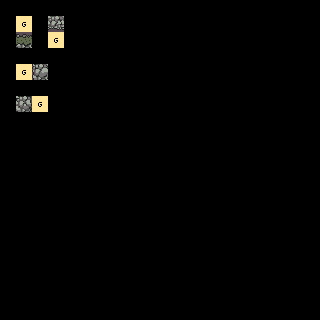

Below is a game level as drawn by its tile map, then a one-line description and the .tmx that defines it (tile-layer data replaced by summaries):
An orthogonal 20x20 tile map with 16x16 px tiles, 3 tile layers (regions, input_raw, output_tiles).

<map version="1.0" orientation="orthogonal" width="20" height="20" tilewidth="16" tileheight="16">
 <tileset firstgid="1" name="tiles.fw" tilewidth="16" tileheight="16">
  <image source="tiles.fw.png" width="256" height="256" />
 </tileset>
 <layer name="regions" width="20" height="20">
  <data>[400 cells, 8 non-empty, 1 distinct tile ids]</data>
 </layer>
 <layer name="input_raw" width="20" height="20">
  <data>[400 cells, 8 non-empty, 2 distinct tile ids]</data>
 </layer>
 <layer name="output_tiles" width="20" height="20">
  <data>[400 cells, 4 non-empty, 4 distinct tile ids]</data>
 </layer>
</map>
